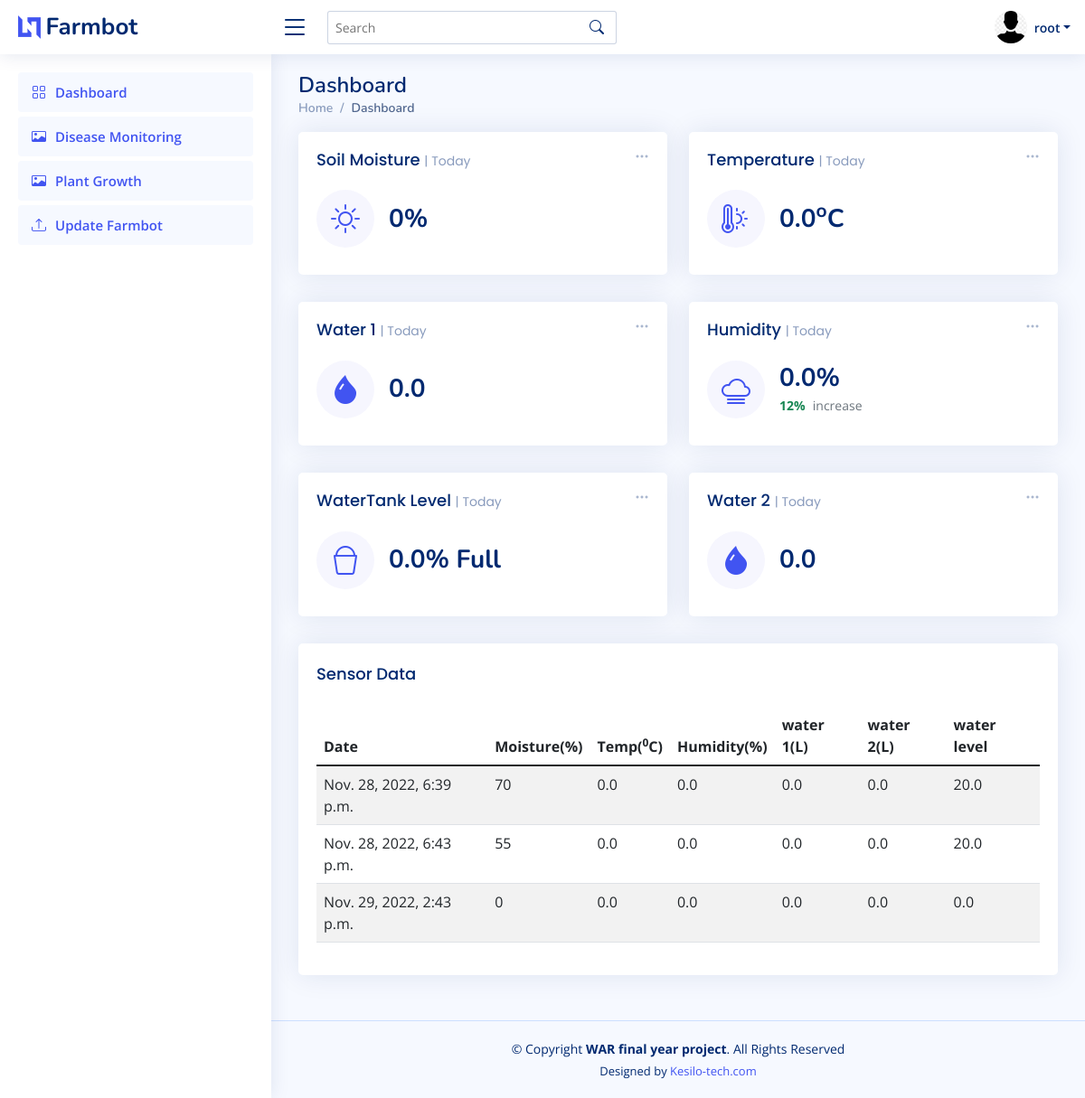
The app's page / (signed in) with its own data.
### API/models.py (models this page shows, shortened)
class Sensors(models.Model):
	light = models.CharField(max_length=10,blank=True)
	humidity = models.CharField(max_length=10,blank=True)
	temperature = models.CharField(max_length=10,blank=True)
	flowrate1 = models.CharField(max_length=10,blank=True,default=31.3)
	flowrate2 = models.CharField(max_length=10,blank=True,default=31.3)
	soil_moisture = models.CharField(max_length=10,blank=True)
	distance = models.CharField(max_length=10,blank=True)
	created = models.DateTimeField(auto_now=True)

### API/views.py (the view)
# urls.py: path('', IndexView.as_view(), name='home'),
class IndexView(View):
	def get(self,request):
		if(request.user.is_authenticated != True):
			return redirect('/login')
		sensor = Sensors.objects.last()
		allSensors = Sensors.objects.all()
		data = {
			'sensor':sensor,
			'allSensors':allSensors,
		}
		return render(request, "index.html", data)

### API/templates/index.html (shortened to what this page needs)
{% extends 'base.html' %}
{% block content %}
<section class="section dashboard">
  <div class="row">
    <div class="col-lg-12">
      <div class="row">
        <div class="col-xxl-4 col-md-6">
          <div class="card info-card sales-card">
            <div class="filter">
              <a class="icon" href="#" data-bs-toggle="dropdown"><i class="bi bi-three-dots"></i></a>
            </div>
            <div class="card-body">
                <h5 class="card-title">Soil Moisture <span>| Today</span></h5>
                <div class="d-flex align-items-center">
                  <div class="card-icon rounded-circle d-flex align-items-center justify-content-center">
                    <i class="bi bi-brightness-high"></i>
                  </div>
                  <div class="ps-3">
                    <h6>{{sensor.soil_moisture}}%</h6>
                  </div>
                </div>
            </div>
          </div>
        </div>
        <div class="col-xxl-4 col-md-6">
          <div class="card info-card sales-card">
            <div class="filter">
              <a class="icon" href="#" data-bs-toggle="dropdown"><i class="bi bi-three-dots"></i></a>
            </div>
            <div class="card-body">
                <h5 class="card-title">Temperature <span>| Today</span></h5>
                <div class="d-flex align-items-center">
                  <div class="card-icon rounded-circle d-flex align-items-center justify-content-center">
                    <i class="bi bi-thermometer-sun"></i>
                  </div>
                  <div class="ps-3">
                    <h6>{{sensor.temperature}}<sup>o</sup>C</h6>
                  </div>
                </div>
            </div>
          </div>
        </div>
        <div class="col-xxl-4 col-md-6">
          <div class="card info-card sales-card">
            <div class="filter">
              <a class="icon" href="#" data-bs-toggle="dropdown"><i class="bi bi-three-dots"></i></a>
            </div>
            <div class="card-body">
                <h5 class="card-title">Water 1 <span>| Today</span></h5>
                <div class="d-flex align-items-center">
                  <div class="card-icon rounded-circle d-flex align-items-center justify-content-center">
                    <i class="bi bi-droplet-fill"></i>
                  </div>
                  <div class="ps-3">
                    <h6>{{sensor.flowrate1}}</h6>
                  </div>
                </div>
            </div>
          </div>
        </div>
        <div class="col-xxl-4 col-md-6">
          <div class="card info-card sales-card">
            <div class="filter">
              <a class="icon" href="#" data-bs-toggle="dropdown"><i class="bi bi-three-dots"></i></a>
            </div>
            <div class="card-body">
                <h5 class="card-title">Humidity <span>| Today</span></h5>
                <div class="d-flex align-items-center">
                  <div class="card-icon rounded-circle d-flex align-items-center justify-content-center">
                    <i class="bi bi-cloud-fog"></i>
                  </div>
                  <div class="ps-3">
                    <h6>{{sensor.humidity}}%</h6>
                    <span class="text-success small pt-1 fw-bold">12%</span> <span class="text-muted small pt-2 ps-1">increase</span>
                  </div>
                </div>
            </div>
          </div>
        </div>
        <div class="col-xxl-4 col-md-6">
          <div class="card info-card sales-card">
            <div class="filter">
              <a class="icon" href="#" data-bs-toggle="dropdown"><i class="bi bi-three-dots"></i></a>
            </div>
            <div class="card-body">
                <h5 class="card-title">WaterTank Level <span>| Today</span></h5>
                <div class="d-flex align-items-center">
                  <div class="card-icon rounded-circle d-flex align-items-center justify-content-center">
                    <i class="bi bi-bucket"></i>
                  </div>
                  <div class="ps-3">
                    <h6>{{sensor.distance}}% Full</h6>
                  </div>
                </div>
            </div>
          </div>
        </div>
        <div class="col-xxl-4 col-md-6">
          <div class="card info-card sales-card">
            <div class="filter">
              <a class="icon" href="#" data-bs-toggle="dropdown"><i class="bi bi-three-dots"></i></a>
            </div>
            <div class="card-body">
                <h5 class="card-title">Water 2 <span>| Today</span></h5>
                <div class="d-flex align-items-center">
                  <div class="card-icon rounded-circle d-flex align-items-center justify-content-center">
                    <i class="bi bi-droplet-fill"></i>
                  </div>
                  <div class="ps-3">
                    <h6>{{sensor.flowrate2}}</h6>
                  </div>
                </div>
            </div>
          </div>
        </div>
      </div>
    </div>
  </div>
  <div class="row">
    <div class="col-lg-12">
      <div class="card">
        <div class="card-body">
          <div class="card-title">Sensor Data</div>
          <table class="table table-striped">
            <thead>
              <th>Date</th>
              <th>Moisture(%)</th>
              <th>Temp(<sup>0</sup>C)</th>
              <th>Humidity(%)</th>
              <th>water 1(L)</th>
              <th>water 2(L)</th>
              <th>water level</th>
            </thead>
            <tbody>
              {% for alls in allSensors %}
              <tr>
                <td>{{alls.created}}</td>
                <td>{{alls.soil_moisture}}</td>
                <td>{{alls.temperature}}</td>
                <td>{{alls.humidity}}</td>
                <td>{{alls.flowrate1}}</td>
                <td>{{alls.flowrate2}}</td>
                <td>{{alls.distance}}</td>
              </tr>
              {% endfor %}
            </tbody>
          </table>
        </div>
      </div>
    </div>
  </div>
</section>
{% endblock %}

### API/templates/base.html (shortened to what this page needs)
<!DOCTYPE html>
<html lang="en">
{% load static %}
<head>
  <link href="{% static 'vendor/bootstrap/css/bootstrap.min.css' %}" rel="stylesheet">
  <link href="{% static 'vendor/bootstrap-icons/bootstrap-icons.css' %}" rel="stylesheet">
  <link href="{% static 'css/style.css' %}" rel="stylesheet">
</head>
<body>
  <header id="header" class="header fixed-top d-flex align-items-center">
    <div class="d-flex align-items-center justify-content-between">
      <a href="index.html" class="logo d-flex align-items-center">
        <img src="{% static 'img/logo.png'%}" alt="">
        <span class="d-none d-lg-block">Farmbot</span>
      </a>
      <i class="bi bi-list toggle-sidebar-btn"></i>
    </div>
    <div class="search-bar">
      <form class="search-form d-flex align-items-center" method="POST" action="#">
        <input type="text" name="query" placeholder="Search" title="Enter search keyword">
        <button type="submit" title="Search"><i class="bi bi-search"></i></button>
      </form>
    </div>
    <nav class="header-nav ms-auto">
      <ul class="d-flex align-items-center">
        <li class="nav-item dropdown pe-3">
          <a class="nav-link nav-profile d-flex align-items-center pe-0" href="#" data-bs-toggle="dropdown">
            <img src="{% static 'img/download.jfif' %}" alt="Profile" class="rounded-circle">
            <span class="d-none d-md-block dropdown-toggle ps-2">{{request.user}}</span>
          </a>
        </li>
      </ul>
    </nav>
  </header>
  <aside id="sidebar" class="sidebar">
    <ul class="sidebar-nav" id="sidebar-nav">
      <li class="nav-item">
        <a class="nav-link " href="/">
          <i class="bi bi-grid"></i>
          <span>Dashboard</span>
        </a>
      </li>
      <li class="nav-item">
        <a class="nav-link" href="/garden/">
          <i class="bi bi-card-image"></i><span>Disease Monitoring</span>
        </a>
      </li>
      <li class="nav-item">
        <a href="/plant-growth/" class="nav-link">
          <i class="bi bi-card-image"></i><span>Plant Growth</span>
        </a>
      </li>
      <li class="nav-item">
        <a href="{% url 'upload-update' %}" class="nav-link">
          <i class="bi bi-upload"></i><span>Update Farmbot</span>
        </a>
      </li>
    </ul>
  </aside>
  <main id="main" class="main">
    <div class="pagetitle">
      <h1>Dashboard</h1>
      <nav>
        <ol class="breadcrumb">
          <li class="breadcrumb-item"><a href="index.html">Home</a></li>
          <li class="breadcrumb-item active">Dashboard</li>
        </ol>
      </nav>
    </div>
    {% block content %}{% endblock %}
  </main>
  <footer id="footer" class="footer">
    <div class="copyright">
      &copy; Copyright <strong><span>WAR final year project</span></strong>. All Rights Reserved
    </div>
    <div class="credits">
      Designed by <a href="">Kesilo-tech.com</a>
    </div>
  </footer>
</body>
</html>

### API/static/css/style.css (style rules this page uses)
:root { scroll-behavior: smooth; }
body { font-family: "Open Sans", sans-serif; background: #f6f9ff; color: #444444; }
a { color: #4154f1; text-decoration: none; }
h1, h2, h3, h4, h5, h6 { font-family: "Nunito", sans-serif; }
#main { margin-top: 60px; padding: 20px 30px; transition: all 0.3s; }
.pagetitle { margin-bottom: 10px; }
.pagetitle h1 { font-size: 24px; margin-bottom: 0; font-weight: 600; color: #012970; }
.card { margin-bottom: 30px; border: none; border-radius: 5px; box-shadow: 0px 0 30px rgba(1, 41, 112, 0.1); overflow: hidden; }
.card-title { padding: 20px 0 15px 0; font-size: 18px; font-weight: 500; color: #012970; font-family: "Poppins", sans-serif; }
.card-title span { color: #899bbd; font-size: 14px; font-weight: 400; }
.card-body { padding: 0 20px 20px 20px; }
.breadcrumb { font-size: 14px; font-family: "Nunito", sans-serif; color: #899bbd; font-weight: 600; }
.breadcrumb a { color: #899bbd; transition: 0.3s; }
.breadcrumb .breadcrumb-item::before { color: #899bbd; }
.breadcrumb .active { color: #51678f; font-weight: 600; }
.logo { line-height: 1; }
@media (min-width: 1200px) { .logo { width: 280px; } }
.logo img { max-height: 26px; margin-right: 6px; }
.logo span { font-size: 26px; font-weight: 700; color: #012970; font-family: "Nunito", sans-serif; }
.header { transition: all 0.5s; z-index: 997; height: 60px; box-shadow: 0px 2px 20px rgba(1, 41, 112, 0.1); background-color: #fff; padding-left: 20px; }
.header .toggle-sidebar-btn { font-size: 32px; padding-left: 10px; cursor: pointer; color: #012970; }
.header .search-bar { min-width: 360px; padding: 0 20px; }
.header .search-form { width: 100%; }
.header .search-form input { border: 0; font-size: 14px; color: #012970; border: 1px solid rgba(1, 41, 112, 0.2); padding: 7px 38px 7px 8px; border-radius: 3px; transition: 0.3s; width: 100%; }
.header .search-form button { border: 0; padding: 0; margin-left: -30px; background: none; }
.header .search-form button i { color: #012970; }
.header-nav ul { list-style: none; }
.header-nav > ul { margin: 0; padding: 0; }
.header-nav .nav-profile { color: #012970; }
.header-nav .nav-profile img { max-height: 36px; }
.header-nav .nav-profile span { font-size: 14px; font-weight: 600; }
.sidebar { position: fixed; top: 60px; left: 0; bottom: 0; width: 300px; z-index: 996; transition: all 0.3s; padding: 20px; overflow-y: auto; scrollbar-width: thin; scrollbar-color: #aab7cf transparent; box-shadow: 0px 0px 20px rgba(1, 41, 112, 0.1); background-color: #fff; }
@media (min-width: 1200px) { #main, #footer { margin-left: 300px; } }
.sidebar-nav { padding: 0; margin: 0; list-style: none; }
.sidebar-nav li { padding: 0; margin: 0; list-style: none; }
.sidebar-nav .nav-item { margin-bottom: 5px; }
.sidebar-nav .nav-link { display: flex; align-items: center; font-size: 15px; font-weight: 600; color: #4154f1; transition: 0.3; background: #f6f9ff; padding: 10px 15px; border-radius: 4px; }
.sidebar-nav .nav-link i { font-size: 16px; margin-right: 10px; color: #4154f1; }
.dashboard .filter { position: absolute; right: 0px; top: 15px; }
.dashboard .filter .icon { color: #aab7cf; padding-right: 20px; padding-bottom: 5px; transition: 0.3s; font-size: 16px; }
.dashboard .info-card { padding-bottom: 10px; }
.dashboard .info-card h6 { font-size: 28px; color: #012970; font-weight: 700; margin: 0; padding: 0; }
.dashboard .card-icon { font-size: 32px; line-height: 0; width: 64px; height: 64px; flex-shrink: 0; flex-grow: 0; }
.dashboard .sales-card .card-icon { color: #4154f1; background: #f6f6fe; }
.footer { padding: 20px 0; font-size: 14px; transition: all 0.3s; border-top: 1px solid #cddfff; }
.footer .copyright { text-align: center; color: #012970; }
.footer .credits { padding-top: 5px; text-align: center; font-size: 13px; color: #012970; }

### records on screen
Sensors: soil_moisture "0", temperature "0.0", flowrate1 "0.0", humidity "0.0", distance "0.0", flowrate2 "0.0", created "Nov. 29, 2022, 2:43 p.m."
Sensors: created "Nov. 28, 2022, 6:39 p.m.", soil_moisture "70", temperature "0.0", humidity "0.0", flowrate1 "0.0", flowrate2 "0.0", distance "20.0"
Sensors: created "Nov. 28, 2022, 6:43 p.m.", soil_moisture "55", temperature "0.0", humidity "0.0", flowrate1 "0.0", flowrate2 "0.0", distance "20.0"

### other values on screen
{{ request.user }} "root"
